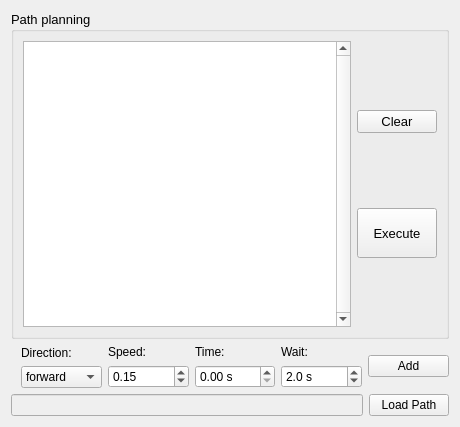
<?xml version="1.0" encoding="UTF-8"?>
<ui version="4.0">
 <class>PathPlanningWidget</class>
 <widget class="QWidget" name="PathPlanningWidget">
  <property name="geometry">
   <rect>
    <x>0</x>
    <y>0</y>
    <width>460</width>
    <height>427</height>
   </rect>
  </property>
  <property name="sizePolicy">
   <sizepolicy hsizetype="Minimum" vsizetype="Expanding">
    <horstretch>0</horstretch>
    <verstretch>0</verstretch>
   </sizepolicy>
  </property>
  <property name="minimumSize">
   <size>
    <width>0</width>
    <height>350</height>
   </size>
  </property>
  <property name="maximumSize">
   <size>
    <width>460</width>
    <height>16777215</height>
   </size>
  </property>
  <property name="windowTitle">
   <string>Form</string>
  </property>
  <layout class="QVBoxLayout" name="verticalLayout_6">
   <item>
    <widget class="QGroupBox" name="groupBox">
     <property name="sizePolicy">
      <sizepolicy hsizetype="Expanding" vsizetype="Expanding">
       <horstretch>0</horstretch>
       <verstretch>0</verstretch>
      </sizepolicy>
     </property>
     <property name="font">
      <font>
       <pointsize>10</pointsize>
      </font>
     </property>
     <property name="title">
      <string>Path planning</string>
     </property>
     <layout class="QHBoxLayout" name="horizontalLayout">
      <item>
       <widget class="QListWidget" name="motionList">
        <property name="verticalScrollBarPolicy">
         <enum>Qt::ScrollBarAlwaysOn</enum>
        </property>
       </widget>
      </item>
      <item>
       <layout class="QVBoxLayout" name="verticalLayout_5">
        <property name="leftMargin">
         <number>0</number>
        </property>
        <item>
         <widget class="QPushButton" name="clearButton">
          <property name="text">
           <string>Clear</string>
          </property>
         </widget>
        </item>
        <item>
         <widget class="QPushButton" name="executeButton">
          <property name="minimumSize">
           <size>
            <width>0</width>
            <height>50</height>
           </size>
          </property>
          <property name="text">
           <string>Execute</string>
          </property>
         </widget>
        </item>
       </layout>
      </item>
     </layout>
    </widget>
   </item>
   <item>
    <layout class="QHBoxLayout" name="horizontalLayout_6" stretch="0,0,0,0,0">
     <property name="leftMargin">
      <number>10</number>
     </property>
     <item>
      <layout class="QVBoxLayout" name="verticalLayout_4">
       <item>
        <widget class="QLabel" name="label_5">
         <property name="text">
          <string>Direction:</string>
         </property>
        </widget>
       </item>
       <item>
        <widget class="QComboBox" name="dirBox">
         <item>
          <property name="text">
           <string>forward</string>
          </property>
         </item>
         <item>
          <property name="text">
           <string>reverse</string>
          </property>
         </item>
         <item>
          <property name="text">
           <string>left</string>
          </property>
         </item>
         <item>
          <property name="text">
           <string>right</string>
          </property>
         </item>
        </widget>
       </item>
      </layout>
     </item>
     <item>
      <layout class="QVBoxLayout" name="verticalLayout">
       <item>
        <widget class="QLabel" name="label">
         <property name="text">
          <string>Speed: </string>
         </property>
        </widget>
       </item>
       <item>
        <widget class="QDoubleSpinBox" name="speedSpinBox">
         <property name="suffix">
          <string/>
         </property>
         <property name="decimals">
          <number>2</number>
         </property>
         <property name="maximum">
          <double>1.000000000000000</double>
         </property>
         <property name="singleStep">
          <double>0.010000000000000</double>
         </property>
         <property name="value">
          <double>0.150000000000000</double>
         </property>
        </widget>
       </item>
      </layout>
     </item>
     <item>
      <layout class="QVBoxLayout" name="verticalLayout_2">
       <item>
        <widget class="QLabel" name="label_3">
         <property name="text">
          <string>Time: </string>
         </property>
        </widget>
       </item>
       <item>
        <widget class="QDoubleSpinBox" name="timeSpinBox">
         <property name="suffix">
          <string> s</string>
         </property>
         <property name="singleStep">
          <double>0.100000000000000</double>
         </property>
        </widget>
       </item>
      </layout>
     </item>
     <item>
      <layout class="QVBoxLayout" name="verticalLayout_3">
       <item>
        <widget class="QLabel" name="label_4">
         <property name="text">
          <string>Wait:</string>
         </property>
        </widget>
       </item>
       <item>
        <widget class="QDoubleSpinBox" name="waitSpinBox">
         <property name="suffix">
          <string> s</string>
         </property>
         <property name="decimals">
          <number>1</number>
         </property>
         <property name="singleStep">
          <double>0.500000000000000</double>
         </property>
         <property name="value">
          <double>2.000000000000000</double>
         </property>
        </widget>
       </item>
      </layout>
     </item>
     <item>
      <widget class="QPushButton" name="addButton">
       <property name="text">
        <string>Add</string>
       </property>
      </widget>
     </item>
    </layout>
   </item>
   <item>
    <layout class="QHBoxLayout" name="horizontalLayout_2">
     <item>
      <widget class="QLineEdit" name="lineEdit">
       <property name="enabled">
        <bool>false</bool>
       </property>
      </widget>
     </item>
     <item>
      <widget class="QPushButton" name="loadPathButton">
       <property name="text">
        <string>Load Path</string>
       </property>
      </widget>
     </item>
    </layout>
   </item>
  </layout>
 </widget>
 <resources/>
 <connections>
  <connection>
   <sender>addButton</sender>
   <signal>clicked()</signal>
   <receiver>PathPlanningWidget</receiver>
   <slot>onAddSegment()</slot>
   <hints>
    <hint type="sourcelabel">
     <x>391</x>
     <y>163</y>
    </hint>
    <hint type="destinationlabel">
     <x>229</x>
     <y>119</y>
    </hint>
   </hints>
  </connection>
  <connection>
   <sender>executeButton</sender>
   <signal>clicked()</signal>
   <receiver>PathPlanningWidget</receiver>
   <slot>onExecutePath()</slot>
   <hints>
    <hint type="sourcelabel">
     <x>391</x>
     <y>202</y>
    </hint>
    <hint type="destinationlabel">
     <x>229</x>
     <y>119</y>
    </hint>
   </hints>
  </connection>
  <connection>
   <sender>loadPathButton</sender>
   <signal>clicked()</signal>
   <receiver>PathPlanningWidget</receiver>
   <slot>onLoadFile()</slot>
   <hints>
    <hint type="sourcelabel">
     <x>389</x>
     <y>339</y>
    </hint>
    <hint type="destinationlabel">
     <x>229</x>
     <y>213</y>
    </hint>
   </hints>
  </connection>
  <connection>
   <sender>clearButton</sender>
   <signal>clicked()</signal>
   <receiver>PathPlanningWidget</receiver>
   <slot>onClear()</slot>
   <hints>
    <hint type="sourcelabel">
     <x>392</x>
     <y>83</y>
    </hint>
    <hint type="destinationlabel">
     <x>229</x>
     <y>213</y>
    </hint>
   </hints>
  </connection>
 </connections>
 <slots>
  <slot>onAddSegment()</slot>
  <slot>onExecutePath()</slot>
  <slot>onLoadFile()</slot>
  <slot>onClear()</slot>
 </slots>
</ui>
